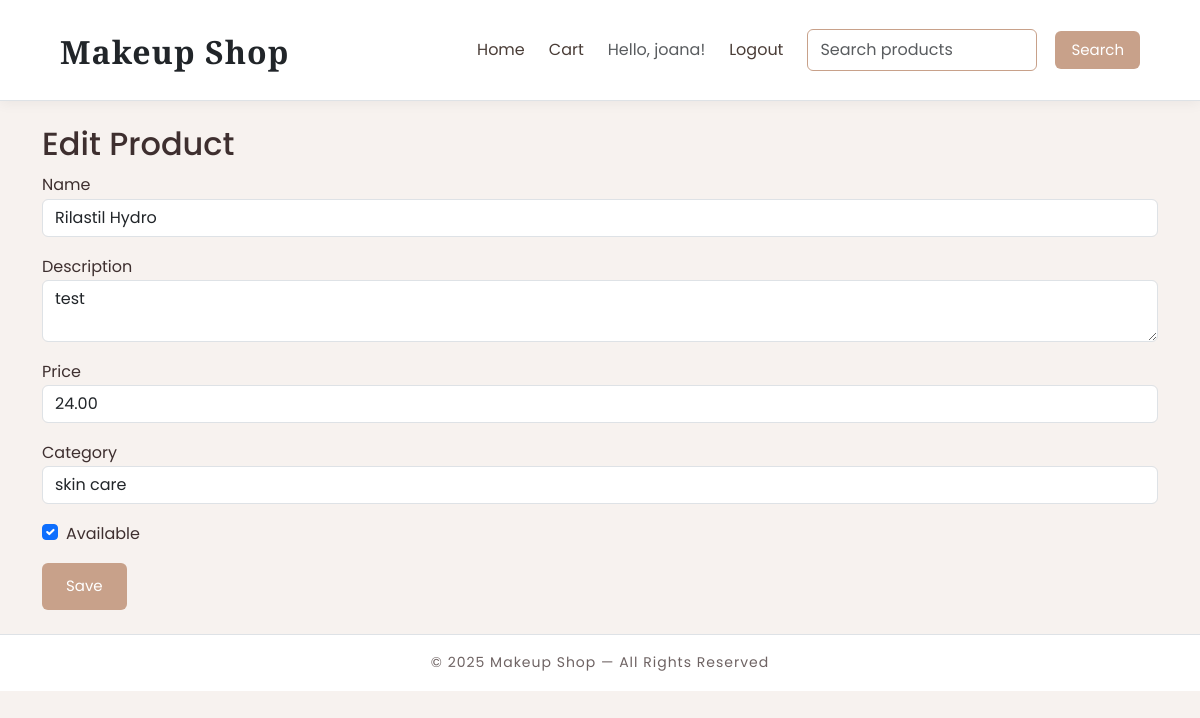
Page /product/rilastil/edit/ (signed in) on the committed database.
### shop/models.py (models this page shows, shortened)
class Product(models.Model):
    category = models.ForeignKey(Category, related_name='products', on_delete=models.CASCADE)
    name = models.CharField(max_length=200)
    slug = models.SlugField(unique=True)
    description = models.TextField(blank=True)
    price = models.DecimalField(max_digits=8, decimal_places=2)
    image = models.ImageField(upload_to='products/', blank=True, null=True)
    available = models.BooleanField(default=True)
    created = models.DateTimeField(auto_now_add=True)

class Category(models.Model):
    name = models.CharField(max_length=120)
    slug = models.SlugField(unique=True)

### shop/views.py (the view, shortened to what this page needs)
# urls.py: path('product/<slug:slug>/edit/', views.edit, name='edit'),
@login_required
def edit(request, slug):
    product = get_object_or_404(Product, slug=slug)
    categories = Category.objects.all()
    return render(request, 'shop/edit.html', {
        'product': product,
        'categories': categories
    })

### shop/templates/shop/edit.html (shortened to what this page needs)
{% extends "base.html" %}
{% block content %}
<h2>Edit Product</h2>
<form method="post">
  <div class="mb-3">
    <label>Name</label>
    <input type="text" name="name" class="form-control" value="{{ product.name }}">
  </div>
  <div class="mb-3">
    <label>Description</label>
    <textarea name="description" class="form-control">{{ product.description }}</textarea>
  </div>
  <div class="mb-3">
    <label>Price</label>
    <input type="text" name="price" class="form-control" value="{{ product.price }}">
  </div>
  <div class="mb-3">
    <label>Category</label>
    <select name="category" class="form-control">
      {% for cat in categories %}
      <option value="{{ cat.id }}" {% if product.category.id == cat.id %}selected{% endif %}>{{ cat.name }}</option>
      {% endfor %}
    </select>
  </div>
  <div class="form-check mb-3">
    <input class="form-check-input" type="checkbox" name="available" id="available" {% if product.available %}checked{% endif %}>
    <label class="form-check-label" for="available">Available</label>
  </div>
  <button type="submit" class="btn btn-primary">Save</button>
</form>
{% endblock %}

### templates/navbar.html
<header class="site-header py-3 mb-4 border-bottom">
  <div class="container d-flex justify-content-between align-items-center">
    <h1 class="logo m-0">
      <a href="{% url 'shop:product_list' %}" class="text-decoration-none text-dark">
        Makeup Shop
      </a>
    </h1>
    <div class="d-flex align-items-center gap-4">
      <nav class="nav-links d-flex align-items-center gap-4">
        <a href="{% url 'shop:product_list' %}" class="nav-link">Home</a>
        <a href="{% url 'shop:cart_detail' %}" class="nav-link">Cart</a>
        {% if user.is_authenticated %}
          <span class="text-muted">Hello, {{ user.username }}!</span>
          <a href="{% url 'shop:logout' %}" class="nav-link">Logout</a>
        {% else %}
          <a href="{% url 'shop:login' %}" class="nav-link">Login</a>
        {% endif %}
      </nav>
      <form method="get" action="{% url 'shop:product_list' %}" class="d-flex" role="search">
        <input class="form-control me-2" type="search" placeholder="Search products" name="q" aria-label="Search">
        <button class="btn btn-outline-success" type="submit">Search</button>
      </form>
    </div>
  </div>
</header>

### static/css/styles.css (style rules this page uses)
:root { --bg: #f7f2ef; --primary: #c8a18a; --dark: #3e2f2f; --light: #ffffff; --text: #4a3d37; }
* { margin: 0; padding: 0; box-sizing: border-box; }
body { background: var(--bg); font-family: 'Poppins', sans-serif; color: var(--dark); line-height: 1.7; }
.site-header { background: var(--light); border-bottom: 2px solid var(--primary); box-shadow: 0 3px 12px rgba(0,0,0,0.05); padding: 10px 0; }
.site-header .container { display: flex; justify-content: space-between; align-items: center; width: 90%; max-width: 1300px; margin: 0 auto; padding: 10px 0; }
.logo a { font-family: 'Playfair Display', serif; font-size: 32px; letter-spacing: 1px; text-decoration: none; color: var(--dark); font-weight: 700; }
.nav-links { display: flex; align-items: center; gap: 25px; }
.nav-links a { text-decoration: none; color: var(--text); font-weight: 400; transition: color .3s; font-size: 16px; }
.site-header form { display: flex; gap: 10px; align-items: center; }
.site-header input { width: 230px; border-radius: 6px; border: 1px solid var(--primary); padding: 8px 12px; outline: none; }
.site-header button { background: var(--primary); border: none; padding: 8px 16px; border-radius: 6px; color: var(--light); cursor: pointer; transition: background .3s; }
button, .btn { background: var(--primary); border: none; padding: 12px 24px; font-size: 15px; border-radius: 6px; cursor: pointer; color: var(--light); transition: background .3s; }

### rows in the picture
Product: name "Rilastil Hydro", description "test", price "24.00", category "skin care", available "☑"

### other values in the picture
{{ user.username }} "joana"
